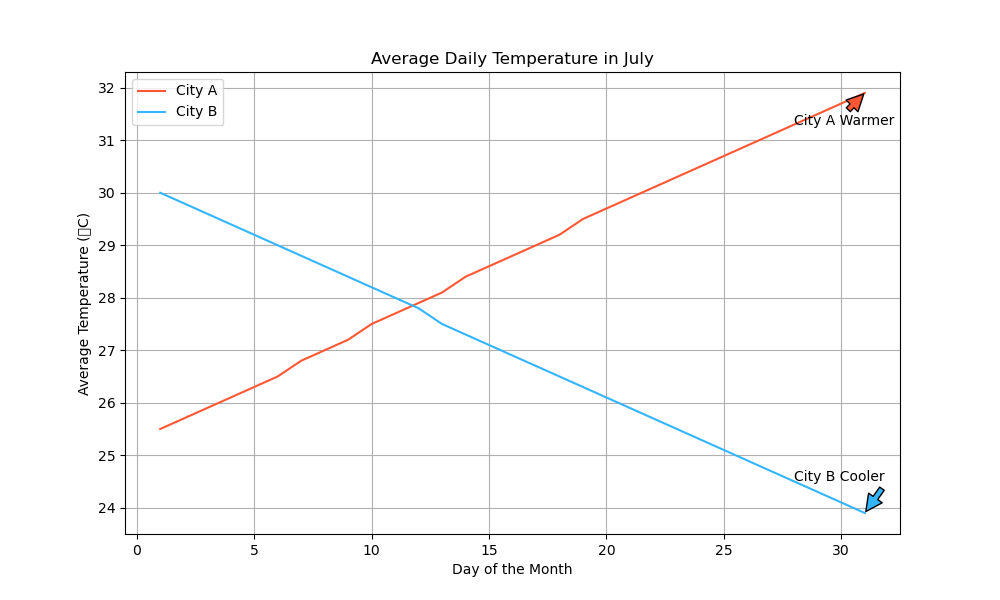

Source code (Python):

import matplotlib.pyplot as plt

# Data points
days = [i for i in range(1, 32)]
temp_city_a = [25.5, 25.7, 25.9, 26.1, 26.3, 26.5, 26.8, 27.0, 27.2, 27.5, 27.7, 27.9, 28.1,
               28.4, 28.6, 28.8, 29.0, 29.2, 29.5, 29.7, 29.9, 30.1, 30.3, 30.5, 30.7, 30.9,
               31.1, 31.3, 31.5, 31.7, 31.9]
temp_city_b = [30.0, 29.8, 29.6, 29.4, 29.2, 29.0, 28.8, 28.6, 28.4, 28.2, 28.0, 27.8, 27.5,
               27.3, 27.1, 26.9, 26.7, 26.5, 26.3, 26.1, 25.9, 25.7, 25.5, 25.3, 25.1, 24.9,
               24.7, 24.5, 24.3, 24.1, 23.9]

# Creating plot
plt.figure(figsize=(10, 6))
plt.plot(days, temp_city_a, color='#FF5733', label='City A')  # bright red
plt.plot(days, temp_city_b, color='#33B5FF', label='City B')  # bright blue

# Adding a title and labels to the axes
plt.title('Average Daily Temperature in July')
plt.xlabel('Day of the Month')
plt.ylabel('Average Temperature (°C)')

# Add annotations for maximum and minimum temperatures of both cities
plt.annotate('City A Warmer', xy=(31, temp_city_a[-1]), xytext=(28, temp_city_a[-4]),
             arrowprops=dict(facecolor='#FF5733', shrink=0.05))

plt.annotate('City B Cooler', xy=(31, temp_city_b[-1]), xytext=(28, temp_city_b[-4]),
             arrowprops=dict(facecolor='#33B5FF', shrink=0.05))

# Show grid and legend
plt.grid(True)
plt.legend()

# Show the plot
plt.show()
